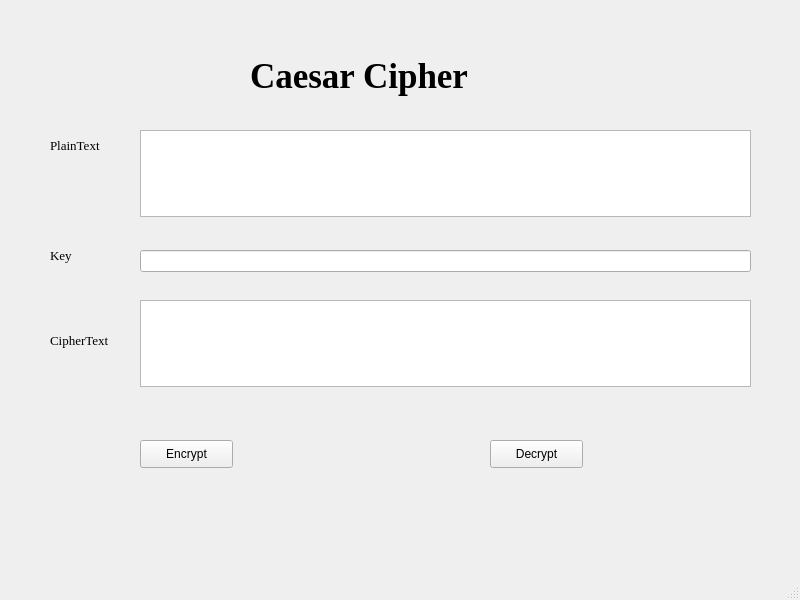
<?xml version="1.0" encoding="UTF-8"?>
<ui version="4.0">
 <class>MainWindow</class>
 <widget class="QMainWindow" name="MainWindow">
  <property name="geometry">
   <rect>
    <x>0</x>
    <y>0</y>
    <width>800</width>
    <height>600</height>
   </rect>
  </property>
  <property name="windowTitle">
   <string>MainWindow</string>
  </property>
  <widget class="QWidget" name="centralwidget">
   <widget class="QLabel" name="label">
    <property name="geometry">
     <rect>
      <x>250</x>
      <y>30</y>
      <width>281</width>
      <height>91</height>
     </rect>
    </property>
    <property name="font">
     <font>
      <family>Times New Roman</family>
      <pointsize>26</pointsize>
      <weight>75</weight>
      <bold>true</bold>
     </font>
    </property>
    <property name="text">
     <string>Caesar Cipher</string>
    </property>
   </widget>
   <widget class="QLabel" name="label_2">
    <property name="geometry">
     <rect>
      <x>50</x>
      <y>130</y>
      <width>71</width>
      <height>31</height>
     </rect>
    </property>
    <property name="font">
     <font>
      <family>Times New Roman</family>
      <pointsize>10</pointsize>
      <weight>50</weight>
      <bold>false</bold>
     </font>
    </property>
    <property name="text">
     <string>PlainText</string>
    </property>
   </widget>
   <widget class="QLabel" name="label_3">
    <property name="geometry">
     <rect>
      <x>50</x>
      <y>240</y>
      <width>41</width>
      <height>31</height>
     </rect>
    </property>
    <property name="font">
     <font>
      <family>Times New Roman</family>
      <pointsize>10</pointsize>
      <weight>50</weight>
      <bold>false</bold>
     </font>
    </property>
    <property name="text">
     <string>Key</string>
    </property>
   </widget>
   <widget class="QLabel" name="label_4">
    <property name="geometry">
     <rect>
      <x>50</x>
      <y>330</y>
      <width>81</width>
      <height>21</height>
     </rect>
    </property>
    <property name="font">
     <font>
      <family>Times New Roman</family>
      <pointsize>10</pointsize>
      <weight>50</weight>
      <bold>false</bold>
     </font>
    </property>
    <property name="text">
     <string>CipherText</string>
    </property>
   </widget>
   <widget class="QPushButton" name="Encrypt_btn">
    <property name="geometry">
     <rect>
      <x>140</x>
      <y>440</y>
      <width>93</width>
      <height>28</height>
     </rect>
    </property>
    <property name="text">
     <string>Encrypt</string>
    </property>
   </widget>
   <widget class="QPushButton" name="Decrypt_btn">
    <property name="geometry">
     <rect>
      <x>490</x>
      <y>440</y>
      <width>93</width>
      <height>28</height>
     </rect>
    </property>
    <property name="text">
     <string>Decrypt</string>
    </property>
   </widget>
   <widget class="QLineEdit" name="lineEdit">
    <property name="geometry">
     <rect>
      <x>140</x>
      <y>250</y>
      <width>611</width>
      <height>22</height>
     </rect>
    </property>
   </widget>
   <widget class="QTextEdit" name="textEdit">
    <property name="geometry">
     <rect>
      <x>140</x>
      <y>130</y>
      <width>611</width>
      <height>87</height>
     </rect>
    </property>
   </widget>
   <widget class="QTextEdit" name="textEdit_2">
    <property name="geometry">
     <rect>
      <x>140</x>
      <y>300</y>
      <width>611</width>
      <height>87</height>
     </rect>
    </property>
   </widget>
  </widget>
  <widget class="QMenuBar" name="menubar">
   <property name="geometry">
    <rect>
     <x>0</x>
     <y>0</y>
     <width>800</width>
     <height>26</height>
    </rect>
   </property>
  </widget>
  <widget class="QStatusBar" name="statusbar"/>
 </widget>
 <resources/>
 <connections/>
</ui>
